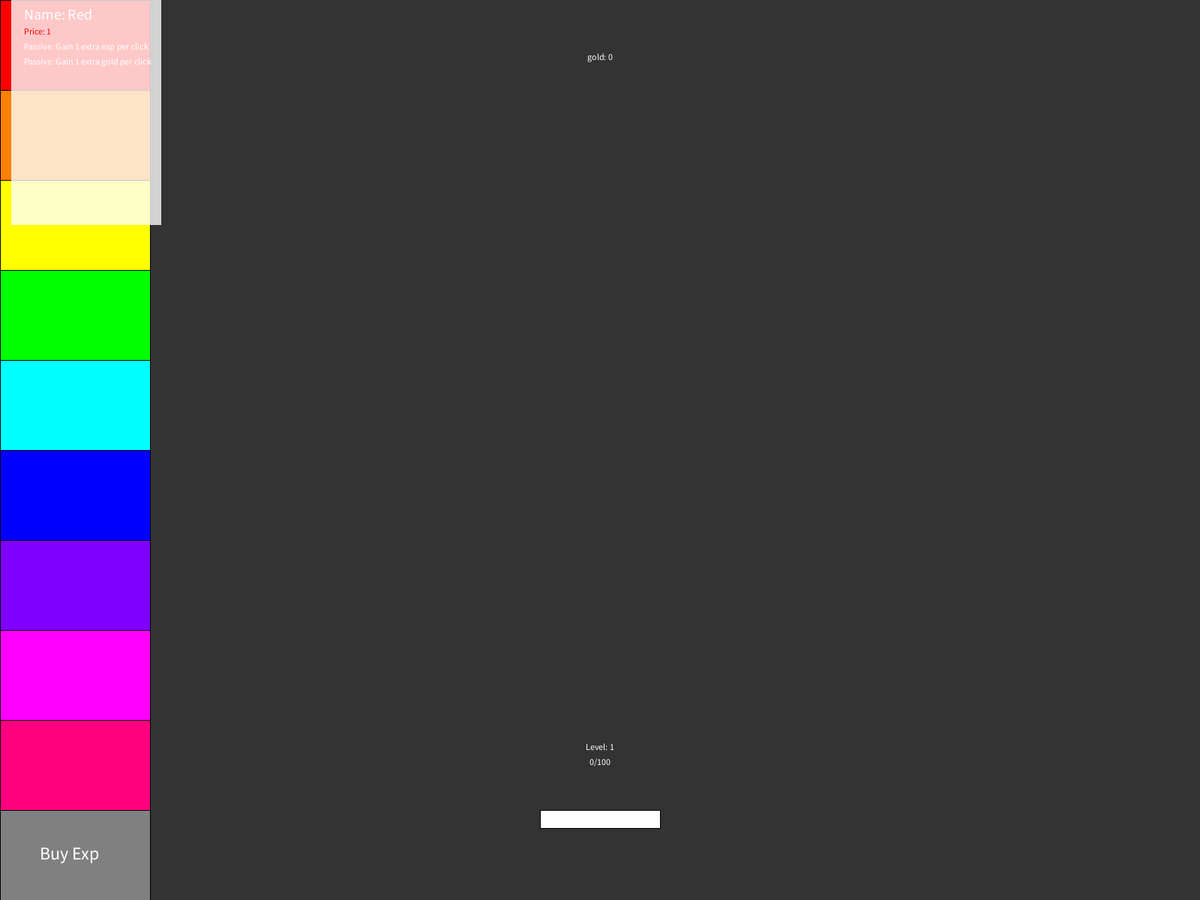
Frame 1 (no input)
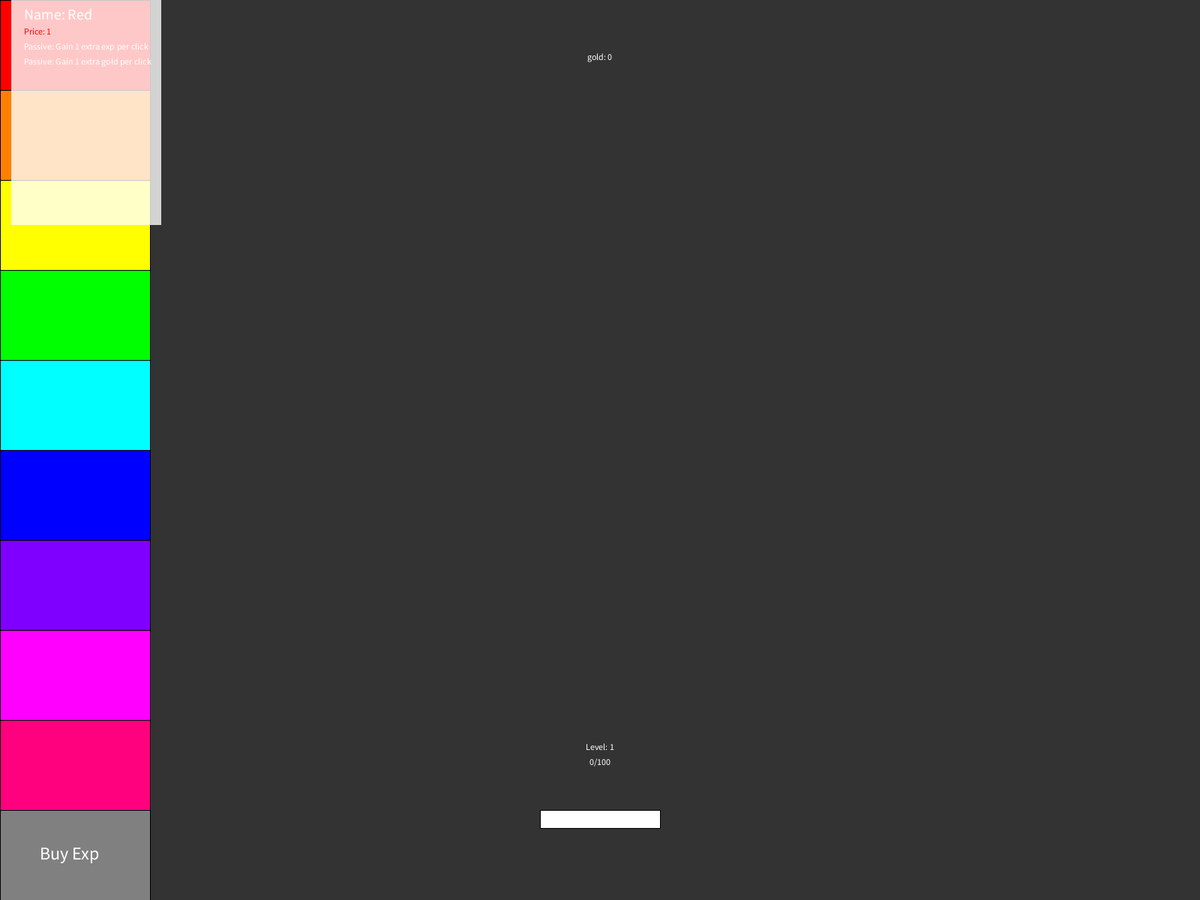
Frame 60 (the mouse pressed at the canvas centre just before this capture)
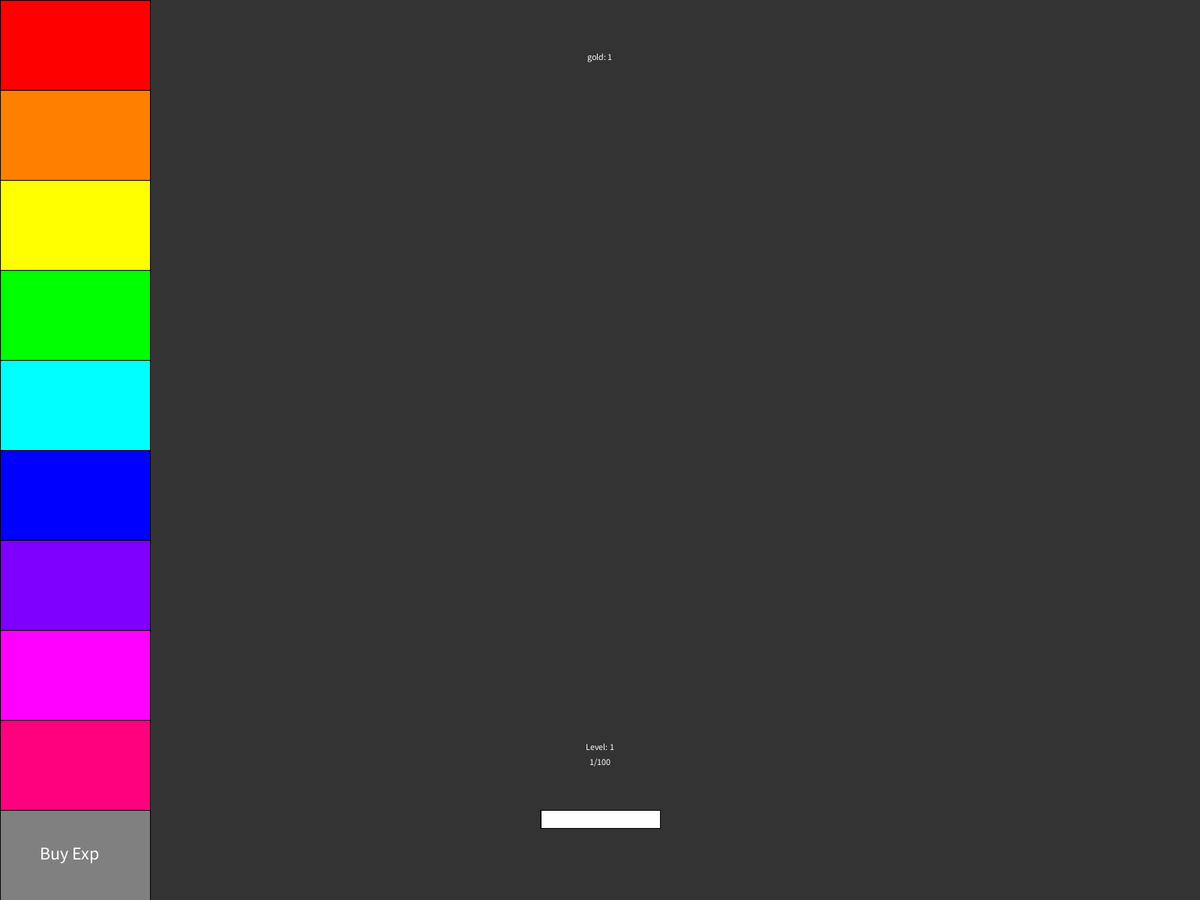
Frame 120 (the mouse held since frame 60 and released just before this capture)

The Processing sketch that drew these frames (run headless with seeded random() and noise(); from frame 60 on, the mouse is pressed at the canvas centre):

// Processing sketch: ClickerGame
// ── ClickerGame.pde
// vars for everything :P - Bjørn
int gold = 0;
int upgradeWidth = 200;
int exp = 0;
int multi = 0;
int expBonus = 0;
int expToLevel = 100;
int playerLevel = 1;
int transparency = 200;
int hoverText = 20;
int xpBarR = 60, xpBarG = 80, xpBarB = 210;


// Upgrade cost + price vars - Bjørn
int redUpgPrice = 1;
int orangeUpgPrice = 10;
int yellowUpgPrice = 50;
int greenUpgPrice = 500;
int turquoiseUpgPrice = 2500;
int blueUpgPrice = 5000;
int deeppurpleUpgPrice = 150000;
int purpleUpgPrice = 1000000;
int pinkUpgPrice = 2500000;

// defined as placeholders - Bjørn
final int x = 1;
final int y = 1;


void setup() {
fullScreen();
// size(1600, 960);
surface.setResizable(true);
}

void draw() {
  
  // Background to be changed later :P - Bjørn
  background(51);
  goldLevelExp();
  expBar();
  visMenu();
  hoverMenu();
  hoverText();   
}
// All Click related actions - Bjørn
void mousePressed() {
  if(mouseX > upgradeWidth) {
    gold = gold + 1 + multi;
    exp = exp + 1 + expBonus;
  }
  
// All upgrade prices and multipliers
  else if(mouseX <= upgradeWidth && mouseY <= (height / 10*1) && gold >= redUpgPrice) {
    gold = gold - redUpgPrice;
    expBonus++;
    multi = multi + 1;
  }
  
  else if(mouseX <= upgradeWidth && mouseY <= (height / 10*2) && gold >= orangeUpgPrice && exp >= 10) {
    gold = gold - orangeUpgPrice;
    exp = exp - 10;
    expBonus = expBonus + int(random(1, 5));
  }
  
  else if(mouseX <= upgradeWidth && mouseY <= (height / 10*3) && gold >= yellowUpgPrice && exp >= 15) {
    gold = gold - yellowUpgPrice;
    exp = exp - 15;
    multi = multi + 2;
  }
  
  else if(mouseX <= upgradeWidth && mouseY <= (height / 10*4) && gold >= greenUpgPrice && exp >= 20) {
    gold = gold - greenUpgPrice;
    exp = exp - 20;
    multi = multi + 3;
  }
  
  else if(mouseX <= upgradeWidth && mouseY <= (height / 10*5) && gold >= turquoiseUpgPrice && exp >= 50) {
    gold = gold - turquoiseUpgPrice;
    exp = exp - 50;
    multi = multi + 5;
  }
  
  else if(mouseX <= upgradeWidth && mouseY <= (height / 10*6) && gold >= blueUpgPrice && exp >= 1000) {
    gold = gold - blueUpgPrice;
    exp = exp - 1000;
    multi = multi + 10;
  }
  
  else if(mouseX <= upgradeWidth && mouseY <= (height / 10*7) && gold >= deeppurpleUpgPrice && exp >= 2000) {
    gold = gold - deeppurpleUpgPrice;
    exp = exp - 2000;
  }
  
  else if(mouseX <= upgradeWidth && mouseY <= (height / 10*8) && gold >= purpleUpgPrice && exp >= 5000) {
    gold = gold - purpleUpgPrice;
    exp = exp - 5000;   
  }
  
  else if(mouseX <= upgradeWidth && mouseY <= (height / 10*9) && gold >= pinkUpgPrice && exp >= 10000) {
    gold = gold - pinkUpgPrice;
    exp = exp - 10000;    
  }
  
  else if(mouseX <= upgradeWidth && mouseY >= (height / 10*9) && gold >= 1000) {
    gold = gold - 1000;
    exp = exp + 50 * playerLevel;
  }  
}
void expBar() {
  pushStyle();
  fill(xpBarR, xpBarG, xpBarB);
  rect(width / 2 - width/20, height / 5 + height / 2 + height / 5, width/10*exp/expToLevel, height / 50);
  popStyle();
  if(exp >= expToLevel) {
    playerLevel = playerLevel + 1;
    exp = 0;
    expToLevel = expToLevel * (playerLevel*2);
  }
}
void goldLevelExp() {
  pushStyle();
  textAlign(CENTER);
  text("gold: " + gold,width/2, height/15);
  text(exp + "/" + expToLevel,width / 2, height/3 + height/2 + 20);
  text("Level: " + playerLevel, width/2, height/ 3 + height / 2);
  popStyle();
  // text("length of bar: " + width/10, width/2, height/ 3 + height / 2);
  pushStyle();
  rect(width / 2 - width/20, height / 5 + height / 2 + height / 5, width/10, height / 50);
  popStyle();
}
// ── menu.pde
// Visible Menu with buttons - Bjørn
public void visMenu(){
  pushStyle();
  fill(255, 0, 0); // Red
  rect(0, 0, upgradeWidth, height / 10);
  popStyle();
  
  pushStyle();
  fill(255, 128, 0); // Orange
  rect(0, height / 10, upgradeWidth, height / 10);
  popStyle();
  
  pushStyle();
  fill(255, 255, 0); // Yellow
  rect(0, height / 10 * 2, upgradeWidth, height / 10);
  popStyle();
  
  pushStyle();
  fill(0, 255, 0); // Green
  rect(0, height / 10*3, upgradeWidth, height / 10);
  popStyle();
  
  pushStyle();
  fill(0, 255, 255); // Turquoise
  rect(0, height / 10*4, upgradeWidth, height / 10);
  popStyle();
  
  pushStyle();
  fill(0, 0, 255); // Blue
  rect(0, height / 10*5, upgradeWidth, height / 10);
  popStyle();
  
  pushStyle();
  fill(127, 0, 255); // Deep Purple
  rect(0, height / 10*6, upgradeWidth, height / 10);
  popStyle();
  
  pushStyle();
  fill(255, 0, 255); // Purple
  rect(0, height / 10*7, upgradeWidth, height / 10);
  popStyle();
  
  pushStyle();
  fill(255, 0, 127); // Pink
  rect(0, height / 10*8, upgradeWidth, height / 10);
  popStyle();
  
  pushStyle();
  fill(128, 128, 128); // Grey
  rect(0, height / 10*9, upgradeWidth, height / 10);
  popStyle();
  // Buy exp button.
  pushStyle();
  textSize(24);
  text("Buy Exp", upgradeWidth / 3.8, (height / 10*9) + height / 10 / 2 + 6);
  popStyle();
}

public void hoverMenu(){
  if(mouseX <= upgradeWidth && mouseY <= (height / 10*8)){
    pushStyle();
    noStroke();    
    fill(255, 255, 255, transparency);
    rect(mouseX + 15, mouseY, width / 8, height / 4);
    popStyle();  
  }
  else if(mouseX <= upgradeWidth && mouseY <= (height / 10*10)) {
    pushStyle();
    noStroke();    
    fill(255, 255, 255, transparency);
    rect(mouseX + 15, mouseY, width / 8,- height / 4);
    popStyle();  
  }
}
public void hoverText() {
  //red
  if(mouseX <= upgradeWidth && mouseY <= (height / 10*1)) {
    pushStyle();
    textSize(hoverText);
    text("Name: Red", mouseX + width/50, mouseY + 26);
    popStyle();
    text("Passive: Gain 1 extra exp per click", mouseX + width/50, mouseY + 26 + hoverText*2);
    text("Passive: Gain 1 extra gold per click", mouseX + width/50, mouseY + 26 + hoverText*3);
    if (gold >= redUpgPrice) {
      pushStyle();
      fill(0, 255, 0);
      text("Price: " + redUpgPrice, mouseX + width/50, mouseY + 26 + hoverText);
      popStyle();
    }
    else {
      pushStyle();
      fill(255, 0, 0);
      text("Price: " + redUpgPrice, mouseX + width/50, mouseY + 26 + hoverText);
      popStyle();
    }
  }
  
  //Orange
  else if(mouseX <= upgradeWidth && mouseY <= (height / 10*2)) {
    pushStyle();
    textSize(hoverText);
    text("Name: Orange", mouseX + width/50, mouseY + 26);
    popStyle();
    text("Passive: ", mouseX + width/50, mouseY + 26 + hoverText*2);
    text("Passive: ", mouseX + width/50, mouseY + 26 + hoverText*3);
    if (gold >= orangeUpgPrice) {
      pushStyle();
      fill(0, 255, 0);
      text("Price: " + orangeUpgPrice, mouseX + width/50, mouseY + 26 + hoverText);
      popStyle();
    }
    else {
      pushStyle();
      fill(255, 0, 0);
      text("Price: " + orangeUpgPrice, mouseX + width/50, mouseY + 26 + hoverText);
      popStyle();  
    }
  }
  // Yellow
  else if(mouseX <= upgradeWidth && mouseY <= (height / 10*3)) {
    pushStyle();
    textSize(hoverText);
    text("Name: yellow", mouseX + width/50, mouseY + 26);
    popStyle();
    text("Passive: ", mouseX + width/50, mouseY + 26 + hoverText*2);
    text("Passive: ", mouseX + width/50, mouseY + 26 + hoverText*3);
    if (gold >= yellowUpgPrice) {
      pushStyle();
      fill(0, 255, 0);
      text("Price: " + yellowUpgPrice, mouseX + width/50, mouseY + 26 + hoverText);
      popStyle();
    }
    else {
      pushStyle();
      fill(255, 0, 0);
      text("Price: " + yellowUpgPrice, mouseX + width/50, mouseY + 26 + hoverText);
      popStyle();  
    }
  }
  // Green
  else if(mouseX <= upgradeWidth && mouseY <= (height / 10*4)) {
    pushStyle();
    textSize(hoverText);
    text("Name: Green", mouseX + width/50, mouseY + 26);
    popStyle();
    text("Passive: ", mouseX + width/50, mouseY + 26 + hoverText*2);
    text("Passive: ", mouseX + width/50, mouseY + 26 + hoverText*3);
    if (gold >= greenUpgPrice) {
      pushStyle();
      fill(0, 255, 0);
      text("Price: " + greenUpgPrice, mouseX + width/50, mouseY + 26 + hoverText);
      popStyle();
    }
    else {
      pushStyle();
      fill(255, 0, 0);
      text("Price: " + greenUpgPrice, mouseX + width/50, mouseY + 26 + hoverText);
      popStyle();
    }
  }
  // turquoise
  else if(mouseX <= upgradeWidth && mouseY <= (height / 10*5)) {
    pushStyle();
    textSize(hoverText);
    text("Name: Green", mouseX + width/50, mouseY + 26);
    popStyle();
    text("Passive: ", mouseX + width/50, mouseY + 26 + hoverText*2);
    text("Passive: ", mouseX + width/50, mouseY + 26 + hoverText*3);
    if (gold >= turquoiseUpgPrice) {
      pushStyle();
      fill(0, 255, 0);
      text("Price: " + turquoiseUpgPrice, mouseX + width/50, mouseY + 26 + hoverText);
      popStyle();
    }
    else {
      pushStyle();
      fill(255, 0, 0);
      text("Price: " + turquoiseUpgPrice, mouseX + width/50, mouseY + 26 + hoverText);
      popStyle();
    }
  }
  else if(mouseX <= upgradeWidth && mouseY <= (height / 10*6)) {
    pushStyle();
    textSize(hoverText);
    text("Name: Green", mouseX + width/50, mouseY + 26);
    popStyle();
    text("Passive: ", mouseX + width/50, mouseY + 26 + hoverText*2);
    text("Passive: ", mouseX + width/50, mouseY + 26 + hoverText*3);
    if (gold >= blueUpgPrice) {
      pushStyle();
      fill(0, 255, 0);
      text("Price: " + blueUpgPrice, mouseX + width/50, mouseY + 26 + hoverText);
      popStyle();
    }
    else {
      pushStyle();
      fill(255, 0, 0);
      text("Price: " + blueUpgPrice, mouseX + width/50, mouseY + 26 + hoverText);
      popStyle();
    }
  }
  else if(mouseX <= upgradeWidth && mouseY <= (height / 10*7)) {
    pushStyle();
    textSize(hoverText);
    text("Name: Green", mouseX + width/50, mouseY + 26);
    popStyle();
    text("Passive: ", mouseX + width/50, mouseY + 26 + hoverText*2);
    text("Passive: ", mouseX + width/50, mouseY + 26 + hoverText*3);
    if (gold >= deeppurpleUpgPrice) {
      pushStyle();
      fill(0, 255, 0);
      text("Price: " + deeppurpleUpgPrice, mouseX + width/50, mouseY + 26 + hoverText);
      popStyle();
    }
    else {
      pushStyle();
      fill(255, 0, 0);
      text("Price: " + deeppurpleUpgPrice, mouseX + width/50, mouseY + 26 + hoverText);
      popStyle();
    }
  }
  else if(mouseX <= upgradeWidth && mouseY <= (height / 10*8)) {
    pushStyle();
    textSize(hoverText);
    text("Name: Green", mouseX + width/50, mouseY + 26);
    popStyle();
    text("Passive: ", mouseX + width/50, mouseY + 26 + hoverText*2);
    text("Passive: ", mouseX + width/50, mouseY + 26 + hoverText*3);
    if (gold >= purpleUpgPrice) {
      pushStyle();
      fill(0, 255, 0);
      text("Price: " + purpleUpgPrice, mouseX + width/50, mouseY + 26 + hoverText);
      popStyle();
    }
    else {
      pushStyle();
      fill(255, 0, 0);
      text("Price: " + purpleUpgPrice, mouseX + width/50, mouseY + 26 + hoverText);
      popStyle();
    }
  }
  else if(mouseX <= upgradeWidth && mouseY <= (height / 10*9)) {
    pushStyle();
    textSize(hoverText);
    text("Name: Pink", mouseX + width/50,mouseY - height / 4 +  26);
    popStyle();
    text("Passive: ", mouseX + width/50,mouseY - height / 4 +  26 + hoverText*2);
    text("Passive: ", mouseX + width/50,mouseY - height / 4 +  26 + hoverText*3);
    if (gold >= pinkUpgPrice) {
      pushStyle();
      fill(0, 255, 0);
      text("Price: " + pinkUpgPrice, mouseX + width/50,mouseY - height / 4 +  26 + hoverText);
      popStyle();
    }
    else {
      pushStyle();
      fill(255, 0, 0);
      text("Price: " + pinkUpgPrice, mouseX + width/50,mouseY - height / 4 +  26 + hoverText);
      popStyle(); 
    }  
  }
}
